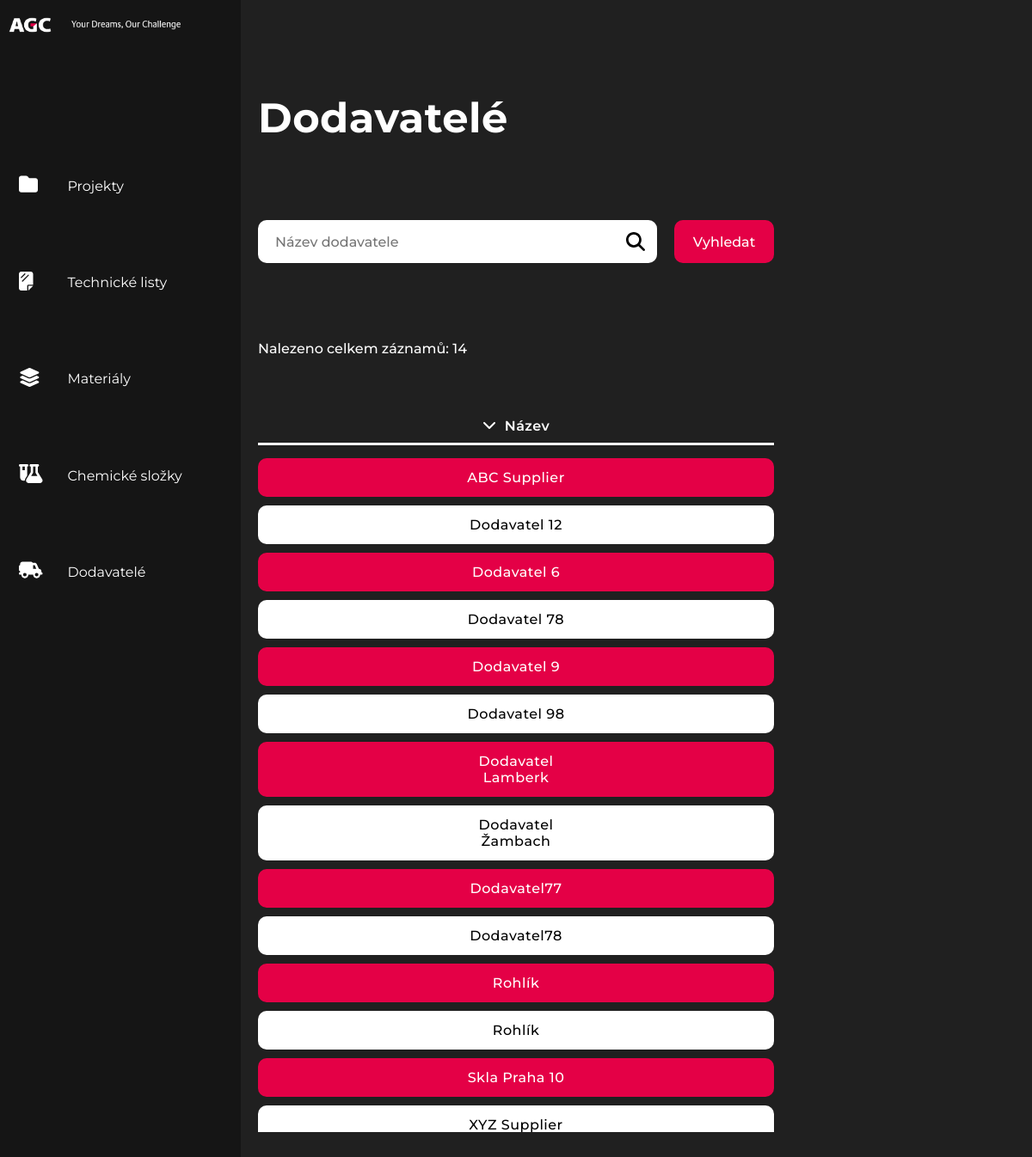
Screenshot of /nav/suppliers.php with the database file from the repository.
### tables this page shows
CREATE TABLE `agc_Supplier` (
  `SupplierID` int(11) NOT NULL,
  `SupplierName` varchar(64) DEFAULT NULL
);

### nav/suppliers.php (the view, shortened to what this page needs)
<!DOCTYPE html>
<html lang="en">
<head>
    <link rel="stylesheet" href="../css/style.css">
</head>
<body>
    <header id="header">
        <nav>
            <div class="nav-wrapper">
                <div class="nav-logo" id="nav-logo">
                <?php
                        if(isset($_SESSION["login"]) && $_SESSION["login"] == true){
                            ?>
                            <a href="../login.php">
                                <img class="agc-logo" src="../images/agc-logo.png" alt="agc-automotiv-logo">
                                <img class="agc-motto" id="agc-motto" src="../images/agc-motto.png" alt="agc-automotiv-motto">
                            </a>
                            <?php
                        }
                        else{
                            ?>
                             <a href="../index.php">
                                <img class="agc-logo" src="../images/agc-logo.png" alt="agc-automotiv-logo">
                                <img class="agc-motto" id="agc-motto" src="../images/agc-motto.png" alt="agc-automotiv-motto">
                            </a>
                            <?php
                        }
                    ?>
                </div>
                <div class="nav-icons" id="nav-icons">
                    <a href="./projects.php">
                        <div class="nav-link">
                            <div class="nav-icon">
                                <svg xmlns="http://www.w3.org/2000/svg" height="1em" viewBox="0 0 512 512"><style>svg{fill:#ffffff}</style><path d="M64 480H448c35.3 0 64-28.7 64-64V160c0-35.3-28.7-64-64-64H288c-10.1 0-19.6-4.7-25.6-12.8L243.2 57.6C231.1 41.5 212.1 32 192 32H64C28.7 32 0 60.7 0 96V416c0 35.3 28.7 64 64 64z"/></svg>
                            </div>
                            <div class="nav-text">
                                <p>Projekty</p>
                            </div>
                        </div>
                    </a>
                    <a href="./sheets.php">
                        <div class="nav-link">
                            <div class="nav-icon">
                            </div>
                            <div class="nav-text">
                                <p>Technické listy</p>
                            </div>
                        </div>
                    </a>
                    <a href="./materials.php">
                        <div class="nav-link">
                            <div class="nav-icon">
                            </div>
                            <div class="nav-text">
                                <p>Materiály</p>
                            </div>
                        </div>
                    </a>
                    <a href="./components.php">
                        <div class="nav-link">
                            <div class="nav-icon">
                            </div>
                            <div class="nav-text">
                                <p>Chemické složky</p>
                            </div>
                        </div>
                    </a>
                    <a href="./suppliers.php">
                        <div class="nav-link">
                            <div class="nav-icon">
                            </div>
                            <div class="nav-text">
                                <p>Dodavatelé</p>
                            </div>
                        </div>
                    </a>
                </div>
            </div>
        </nav>
    </header>
    <main>
        <div class="container">
            <a class="arrow-back-link" href="javascript:history.back()">
            </a>
            <div class="search-container">
                <div class="heading">
                    <h1>Dodavatelé</h1>
                </div>
                <form action="#" method="get">
                    <div class="search-input">
                        <input type="text" id="search" name="search" placeholder="Název dodavatele">
                    </div>
                    <div class="search-btn">
                        <input type="submit" value="Vyhledat">
                    </div>
                </form>
                <div class="num-of-records">
                    <?php
                        function Connect(){
                            $servername = "spsrakovnik.tech";
                            $username = "acg";
                            $password = "ACGAutomotive";
                            $database = "acg";
                            $conn = new mysqli($servername, $username, $password, $database);
                            mysqli_set_charset($conn, "utf8");
                            return $conn;
                        }
                        $conn = Connect();
                        $recordsCount = 0;
                        $sql2 = "SELECT SupplierName FROM `agc_Supplier` ORDER BY SupplierName";
                        $result2 = mysqli_query($conn, $sql2);
                        if ($result2->num_rows > 0) {
                            while($row2 = mysqli_fetch_assoc($result2)) {
                                $recordsCount++;
                            }
                        }
                        else {
                        }
                    ?>
                    <p>Nalezeno celkem záznamů: <?php echo $recordsCount; ?></p>
                </div>
            </div>
            <div class="result-wrapper">
                <div class="parameters">
                    <div class="sort">
                        <svg xmlns="http://www.w3.org/2000/svg" height="16" width="16" viewBox="0 0 512 512"><path fill="#ffffff" d="M233.4 406.6c12.5 12.5 32.8 12.5 45.3 0l192-192c12.5-12.5 12.5-32.8 0-45.3s-32.8-12.5-45.3 0L256 338.7 86.6 169.4c-12.5-12.5-32.8-12.5-45.3 0s-12.5 32.8 0 45.3l192 192z"/></svg>
                        <p>Název</p>
                    </div>
                </div>
                <div class="result" id="result">
                    <?php
                        if(isset($_GET["search"]) && !empty($_GET["search"])){
                            $conn = Connect();
                            $search = $_GET["search"];
                            $search = htmlentities(strip_tags(mysqli_real_escape_string($conn, $search)));
                            $sql = "SELECT SupplierName FROM `agc_Supplier` WHERE SupplierName LIKE '%$search%' ORDER BY SupplierName LIMIT 15";
                            $result = mysqli_query($conn, $sql);
                            if ($result->num_rows > 0) {
                                while($row = mysqli_fetch_assoc($result)) {
                                    if(isset($_SESSION["login"]) && $_SESSION["login"] == true){
                                        $hint = "<div class=\"hint supplier\"><div class=\"results\"><p>".$row["SupplierName"]."</p><div class=\"supp-edit-icon\"><a href=\"./supplier_update.php?SupplierID=".$row["SupplierID"]."\"><svg xmlns=\"http://www.w3.org/2000/svg\" height=\"16\" width=\"18\" viewBox=\"0 0 576 512\"><path fill=\"#000\" d=\"M0 64C0 28.7 28.7 0 64 0H224V128c0 17.7 14.3 32 32 32H384V299.6l-94.7 94.7c-8.2 8.2-14 18.5-16.8 29.7l-15 60.1c-2.3 9.4-1.8 19 1.4 27.8H64c-35.3 0-64-28.7-64-64V64zm384 64H256V0L384 128zM549.8 235.7l14.4 14.4c15.6 15.6 15.6 40.9 0 56.6l-29.4 29.4-71-71 29.4-29.4c15.6-15.6 40.9-15.6 56.6 0zM311.9 417L441.1 287.8l71 71L382.9 487.9c-4.1 4.1-9.2 7-14.9 8.4l-60.1 15c-5.5 1.4-11.2-.2-15.2-4.2s-5.6-9.7-4.2-15.2l15-60.1c1.4-5.6 4.3-10.8 8.4-14.9z\"/></svg></a></div></div></div>";
                                    }
                                    else{
                                        $hint = "<div class=\"hint supplier\"><div class=\"results\"><p>".$row["SupplierName"]."</p></div></div>";
                                    }
                                    echo $hint;
                                }
                            }
                            else {
                                echo "Žádné výsledky pro ". $search;
                            }
                            mysqli_close($conn);
                        }
                        else{
                            $conn = Connect();
                            $sql = "SELECT SupplierID, SupplierName FROM `agc_Supplier` ORDER BY SupplierName LIMIT 15";
                            $result = mysqli_query($conn, $sql);
                            if ($result->num_rows > 0) {
                                while($row = mysqli_fetch_assoc($result)) {
                                    if(isset($_SESSION["login"]) && $_SESSION["login"] == true){
                                        $hint = "<div class=\"hint supplier\"><div class=\"results\"><p>".$row["SupplierName"]."</p><div class=\"supp-edit-icon\"><a href=\"./supplier_update.php?SupplierID=".$row["SupplierID"]."\"><svg xmlns=\"http://www.w3.org/2000/svg\" height=\"16\" width=\"18\" viewBox=\"0 0 576 512\"><path fill=\"#000\" d=\"M0 64C0 28.7 28.7 0 64 0H224V128c0 17.7 14.3 32 32 32H384V299.6l-94.7 94.7c-8.2 8.2-14 18.5-16.8 29.7l-15 60.1c-2.3 9.4-1.8 19 1.4 27.8H64c-35.3 0-64-28.7-64-64V64zm384 64H256V0L384 128zM549.8 235.7l14.4 14.4c15.6 15.6 15.6 40.9 0 56.6l-29.4 29.4-71-71 29.4-29.4c15.6-15.6 40.9-15.6 56.6 0zM311.9 417L441.1 287.8l71 71L382.9 487.9c-4.1 4.1-9.2 7-14.9 8.4l-60.1 15c-5.5 1.4-11.2-.2-15.2-4.2s-5.6-9.7-4.2-15.2l15-60.1c1.4-5.6 4.3-10.8 8.4-14.9z\"/></svg></a></div></div></div>";
                                    }
                                    else{
                                        $hint = "<div class=\"hint supplier\"><div class=\"results\"><p>".$row["SupplierName"]."</p></div></div>";
                                    }
                                    echo $hint;
                                }
                            }
                            else {
                                echo "Žádné výsledky.";
                            }
                        }
                    ?>
                </div>
            </div>
        </div>
    </main>
</body>
</html>

### css/setup.css (style rules this page uses)
* { margin: 0; padding: 0; box-sizing: border-box; font-family: 'Montserrat', sans-serif; }
:root { --darkGray: #151515; --gray: #202020; --blue: #33448D; --red: #E40046; --white: #fff; --black: #000; }
body { width: 100vw; height: 100vh; background: var(--gray); }

### css/nav.css (style rules this page uses)
header { position: absolute; width: 70px; height: 100vh; background: var(--darkGray); padding: 20px 10px; z-index: 1; transition: 0.4s; }
header.active { width: 280px; }
.agc-logo { width: 50px; }
.agc-motto { height: 10px; }
nav { height: 100%; display: flex; flex-direction: column; justify-content: space-between; }
.nav-wrapper { height: 50%; display: flex; flex-direction: column; justify-content: space-between; }
.nav-wrapper a .nav-link, .nav-wrapper .nav-logo a { display: flex; align-items: center; }
.nav-icons { height: 80%; width: 250px; display: flex; flex-direction: column; justify-content: space-around; pointer-events: none; }
.nav-icons.active { pointer-events: all; }
.nav-icon svg { font-size: 22px; }
.nav-icon { z-index: 1; }
.nav-link { display: flex; justify-content: space-between; }
.nav-text { width: 75%; text-align: left; visibility: hidden; opacity: 0; transition: .3s; }
.agc-motto { visibility: hidden; opacity: 0; transition: .3s; }
.agc-motto.active { animation: navSlide 1s forwards; }
.nav-text.active { animation: navSlide 1s forwards; }
.nav-text p { color: var(--white); }
.nav-icons a { text-decoration: none; position: relative; padding: 14px 12px; z-index: 1; }
.nav-icons a::before, .nav-link.logout::before { content: ""; bottom: 0%; left: 0%; position: absolute; height: 100%; width: 100%; background: linear-gradient(90deg, var(--blue) 0%, transparent 95%); transition: transform .3s ease-in; transform-origin: left; transform: scaleX(0); border-radius: 10px; }
.nav-logo a { width: 200px; justify-content: space-between; }
.nav-logo { pointer-events: none; }
.nav-logo.active { pointer-events: all; }

### css/project/projects.css (style rules this page uses)
main { width: 100vw; height: 100vh; display: flex; flex-direction: column; justify-content: center; }
.container { width: 100%; height: 85%; display: flex; flex-direction: column; align-items: center; justify-content: space-between; }
.search-container, .result-wrapper { width: 50%; }
.search-container { height: 25%; display: flex; flex-direction: column; justify-content: space-between; }
.heading { font-size: 24px; color: var(--white); font-weight: 800; letter-spacing: 0.5px; }
.search-container form { display: flex; justify-content: space-between; gap: 20px; }
.search-container form .search-input { display: flex; align-items: center; width: 80%; position: relative; }
.search-container form .search-btn { width: 20%; }
.search-container form .search-input input { padding: 10px 20px; outline: none; border: none; border-radius: 10px; height: 50px; width: 100%; font-weight: 500; font-size: 16px; }
.search-container form .search-btn input { padding: 10px 20px; outline: none; border: none; border-radius: 10px; height: 50px; width: 100%; font-weight: 500; font-size: 16px; background: var(--red); color: var(--white); cursor: pointer; transition: .2s ease-in; }
.search-container form .search-input svg { position: absolute; fill: var(--black); right: 3%; font-size: 22px; }
.search-container .heading { display: flex; justify-content: space-between; align-items: center; }
.num-of-records p { font-size: 16px; font-weight: 500; color: var(--white); }
.result-wrapper { height: 70%; color: var(--white); }
.parameters { display: flex; justify-content: space-around; padding: 10px 20px; border-bottom: 3px solid var(--white); font-weight: 600; letter-spacing: 0.5px; }
.parameters p { width: 25%; text-align: center; }
.parameters .sort { display: flex; width: 25%; justify-content: center; }
.parameters .sort p { width: auto; }
.parameters .sort svg { margin-right: 10px; }
.result { display: flex; flex-direction: column; gap: 10px; overflow-y: scroll; height: 93%; }
.results { display: flex; width: 100%; padding: 13px 20px; justify-content: space-around; align-items: center; }
.result { padding-top: 15px; }
.result .hint { text-decoration: none; border-radius: 10px; transition: .2s ease-in-out; }
.hint:nth-child(odd) { background: var(--red); color: var(--white); }
.hint:nth-child(even) { background: var(--white); color: var(--black); }
.results p { letter-spacing: 0.5px; text-align: center; width: 25%; font-weight: 500; }
.container .arrow-back-link { position: absolute; top: 9%; left: 15%; }

### nav/suppliers.php (style rules this page uses)
svg { fill:#ffffff }

### rows the page displays
agc_supplier: SupplierName "ABC Supplier"
agc_supplier: SupplierName "Dodavatel 12"
agc_supplier: SupplierName "Dodavatel 6"
agc_supplier: SupplierName "Dodavatel 78"
agc_supplier: SupplierName "Dodavatel 9"
agc_supplier: SupplierName "Dodavatel 98"
agc_supplier: SupplierName "Dodavatel Lamberk"
agc_supplier: SupplierName "Dodavatel Žambach"
agc_supplier: SupplierName "Dodavatel77"
agc_supplier: SupplierName "Dodavatel78"
agc_supplier: SupplierName "Rohlík"
agc_supplier: SupplierName "Rohlík"
agc_supplier: SupplierName "Skla Praha 10"
agc_supplier: SupplierName "XYZ Supplier"

### other values shown
$recordsCount "14"
